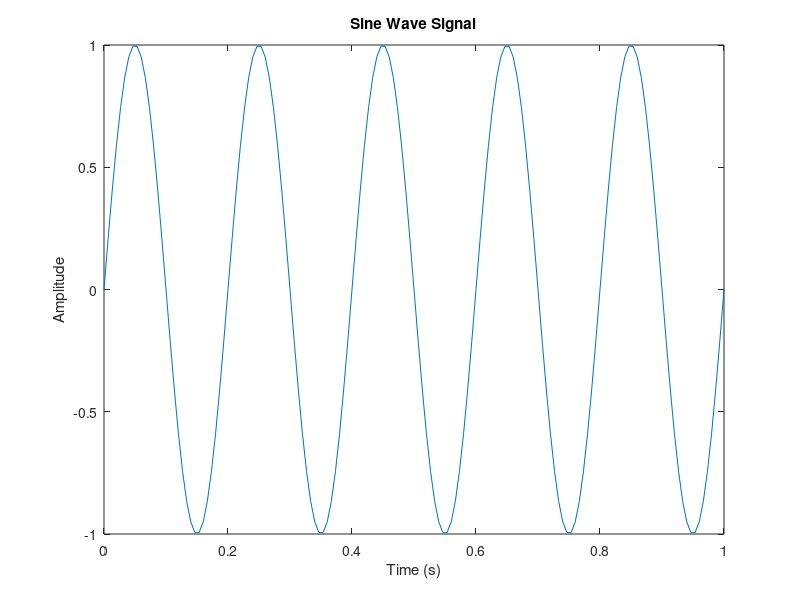
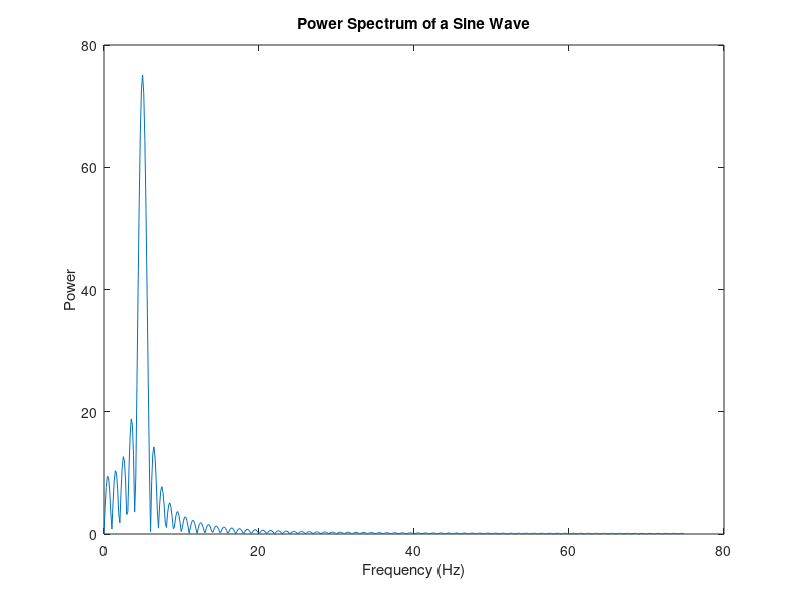

These figures' MATLAB source, in order:
clear
clc
close all

Fs = 150; % Sampling frequency
t = 0:1/Fs:1; % Time vector of 1 second
f = 5; % Create a sine wave of f Hz.
x = sin(2*pi*f*t);


% number of fft samples wanted (2 sided spectrum)
nfft = 1024;
% Take fft, padding with zeros so that length(X) is equal to nfft
X = fft(x,nfft);
% FFT is symmetric, throw away second half
X = X(1:nfft/2);
% Take the magnitude of fft of x
mx = abs(X);
% Frequency vector
f = (0:nfft/2-1)*Fs/nfft;
% Generate the plot, title and labels.

figure(1);
plot(t,x);
title('Sine Wave Signal');
xlabel('Time (s)');
ylabel('Amplitude')
figure(2);
plot(f,mx);
title('Power Spectrum of a Sine Wave');
xlabel('Frequency (Hz)');
ylabel('Power');

